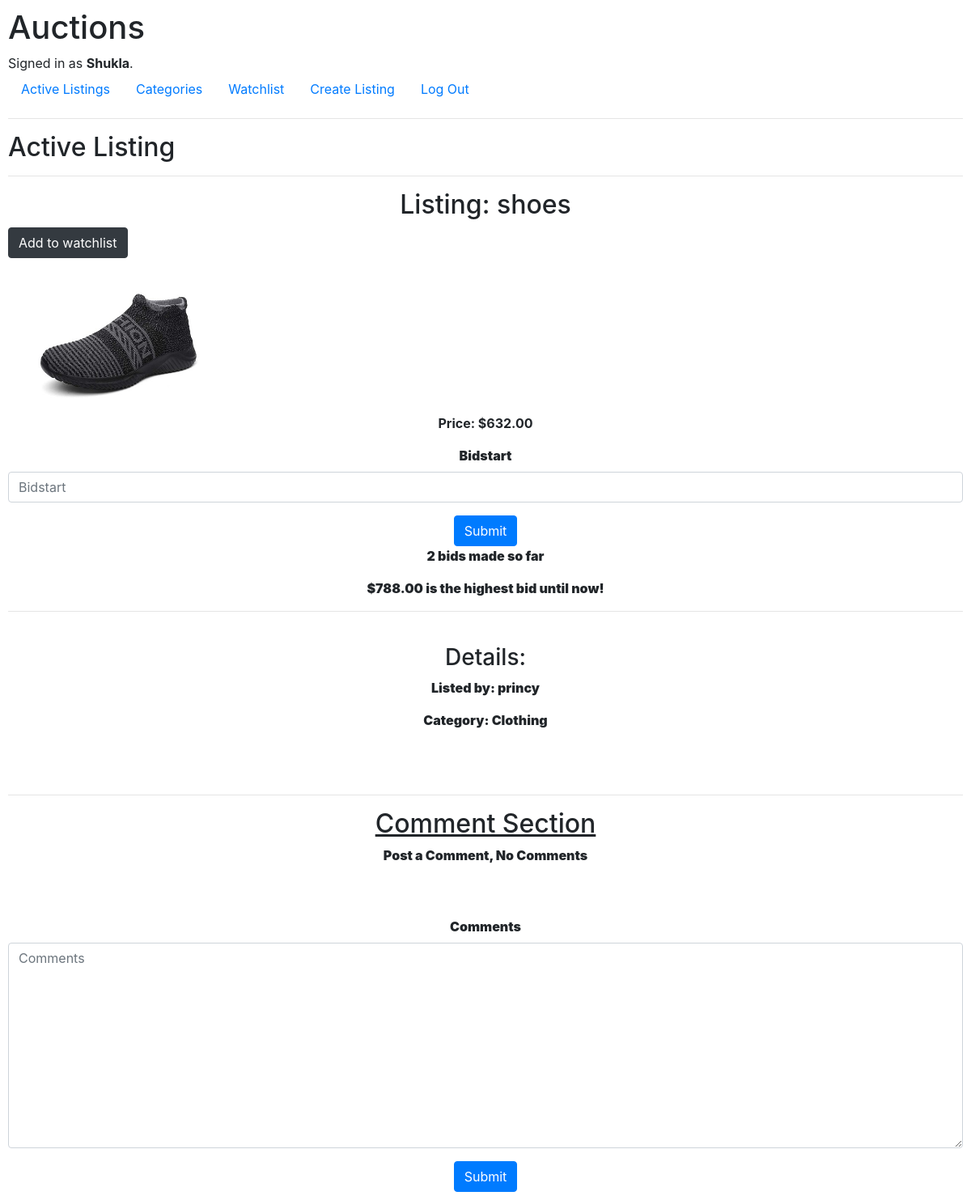
The page /listings/25/ (signed in) on the database its author committed.
### auctions/models.py (models this page shows, shortened)
class User(AbstractUser):
     pass

class Listings(models.Model):
    CategoryType = models.TextChoices('CategoryType', 'Electronics Clothing Education Digital')
    listing_owner=models.ForeignKey(settings.AUTH_USER_MODEL,
        on_delete=models.CASCADE, null=True)
    listing_title=models.CharField(max_length=100,unique=True)
    listing_image=models.ImageField(null=True,blank=True)
    listing_price=models.DecimalField(max_digits=5,decimal_places=2)
    listing_category=models.CharField(blank=True,choices=CategoryType.choices, max_length=200)
    created_at=models.DateTimeField(auto_now_add=True)
    def __str__(self):
        return self.listing_title
    @property
    def imageURL(self):
        try:
            url=self.listing_image.url
        except:
            url=''
        return url

class Bid(models.Model):
    bidder=models.ForeignKey(User,on_delete=models.CASCADE,null=True)
    bidding=models.ForeignKey(Listings,on_delete=models.CASCADE, null=True)
    bidstart=models.DecimalField(max_digits=5,decimal_places=2)

### auctions/views.py (the view, shortened to what this page needs)
# urls.py: path("listings/<int:item_id>/",views.listing,name="listing"),
@login_required
def listing(request,item_id):
    listing=Listings.objects.get(pk=item_id)
    watchlistform=WatchListForm()
    bids=Bid.objects.all()
    i=0
    for bid in bids:
       if str(bid.bidding)==listing.listing_title:
           i+=1
    if str(request.user)==str(listing.listing_owner):
        j=1
    else:
        j=0
    BidItems=Bid.objects.all()
    biditems=[]
    for bidone in BidItems:
            if  str(bidone.bidding)==listing.listing_title:
                bid_item=bidone
                biditems.append(bid_item)
    bidlen=len(biditems)-1
    if bidlen ==-1:
        HighestBidMade=0
        HighestBidder=None
        flag=False
    else:
        HighestBidMade=biditems[bidlen].bidstart
        HighestBidder=biditems[bidlen].bidder
        flag=True
    print(HighestBidder)
    print(listing.id)
    comments=Comments.objects.all()
    comment_all=[]
    for comment in comments:
        if str(comment.listing_comment)==listing.listing_title:
            comment_all.append(comment)
        else:
            pass
    len_of_comments=len(comment_all)
    if request.method=='POST' and 'bid' in request.POST:
        if flag:
            if float(request.POST['bidstart']) < biditems[bidlen].bidstart:
                  return render(request,"auctions/lessthanpreviousbids.html")
            else:
                pass
    if request.method !='POST':
        form= BidForm()
    if request.method !='POST':
        comment= CommentForm()
    if request.method !='POST':
       pass
    watchlistitem=WatchList.objects.all()
    listingsitem=[]
    for listingone in watchlistitem:
        if request.user==listingone.watchlist_owner:
            listing_item=listingone.watchlist_listing
            listingsitem.append(listing_item)
    key=0
    for userwatchlist in listingsitem:
        if listing.listing_title==userwatchlist.listing_title:
            key= 1
        else:
            pass
    BidItems=Bid.objects.all()
    biditems=[]
    for bidone in BidItems:
        if  str(bidone.bidding)==listing.listing_title:
            bid_item=bidone
            biditems.append(bid_item)
    context={'listing':listing,'no_of_bids':i,'j':j,"comments":comment_all,'len':len_of_comments,
    'form':form,'commentForm':comment,'watchlistform':watchlistform,
    'key':key,'highestbid':HighestBidMade,'flag':flag,'highestbidder':HighestBidder}
    return render(request,"auctions/listing.html",context)

### auctions/forms.py
class BidForm(forms.ModelForm):
    class Meta:
        model=Bid
        fields=['bidstart']

class CommentForm(forms.ModelForm):
    class Meta:
        model=Comments
        fields=['comments']

### auctions/templates/auctions/listing.html (shortened to what this page needs)
{% extends "auctions/layout.html" %}
{% load static %}
{% load bootstrap4 %}
{% block body %}
<h2>Active Listing</h2>
<hr>
<h2 style="text-align: center;">Listing: {{listing.listing_title}}</h2>
{% if key == 1 %}
    {% buttons %}
        <a href="{% url 'remove' listing.id %}"><button name="watchlistbutton" type="submit" class="btn btn-secondary">Remove</button></a>
    {% endbuttons %}
    <br>
    <br>
{% else %}
<form action="{% url 'listing' listing.id %}" method="post" class="form">
    {% buttons %}
        <button name="watchlistbutton" type="submit" class="btn btn-dark">Add to watchlist</button>
    {% endbuttons %}
    <br>
    <br>
</form>
{% endif %}
<img style="display: flex;" width=300px; height:300px; src="{{listing.imageURL}}" alt="My image">
<strong style="text-align: center;"><p>Price: ${{listing.listing_price}}</p><strong>
<form action="{% url 'listing' listing.id %}" method="post" class="form">
   {% for field in form %}
    {% bootstrap_field field %}
   {% endfor %}
    {% buttons %}
        <button  name="bid" type="submit" class="btn btn-primary">Submit</button>
    {% endbuttons %}
</form>
<p>{{no_of_bids}} bids made so far</p>
{% if flag == True %}
  <p>${{highestbid}} is the highest bid until now!</p>
{% endif %}
<hr>
<br>
<h3>Details:</h3>
<strong style="text-align: center;"><p>Listed by: {{listing.listing_owner}}</p><strong>
<strong style="text-align: center;"><p>Category: {{listing.listing_category}}</p><strong>
<br>
<br>
<hr>
<h2 style="text-decoration:underline;"> Comment Section</h2>
{%if len == 0 %}
  <p>Post a Comment, No Comments</p>
{%  endif %}
<br>
<br>
<form action="{% url 'listing' listing.id %}" method="post" class="form">
    {% bootstrap_form commentForm %}
    {% buttons %}
        <button name="comment" type="submit" class="btn btn-primary">Submit</button>
    {% endbuttons %}
</form>
{% endblock %}

### auctions/templates/auctions/layout.html (shortened to what this page needs)
{% load static %}
<!DOCTYPE html>
<html lang="en">
    <head>
        <link rel="stylesheet" href="https://stackpath.bootstrapcdn.com/bootstrap/4.4.1/css/bootstrap.min.css">
        <link href="{% static 'auctions/styles.css' %}" rel="stylesheet">
    </head>
    <body>
        <h1>Auctions</h1>
        <div>
            {% if user.is_authenticated %}
                Signed in as <strong>{{ user.username }}</strong>.
            {% else %}
                Not signed in.
            {% endif %}
        </div>
        <ul class="nav">
            <li class="nav-item">
                <a class="nav-link" href="{% url 'index' %}">Active Listings</a>
            </li>
            {% if user.is_authenticated %}
                <li class="nav-item">
                    <a class="nav-link" href="{% url 'categories'%}">Categories</a>
                </li>
                <li class="nav-item">
                    <a class="nav-link" href="{% url 'watchlist'%}">Watchlist</a>
                </li>
                <li class="nav-item">
                    <a class="nav-link" href="{% url 'create_listing'%}">Create Listing</a>
                </li>
                <li class="nav-item">
                    <a class="nav-link" href="{% url 'logout' %}">Log Out</a>
                </li>
            {% endif %}
        </ul>
        <hr>
        {% block body %}
        {% endblock %}
    </body>
</html>

### auctions/static/auctions/styles.css (style rules this page uses)
body { padding: 10px; }

### rows shown on the page
User: username "Shukla"
Listings: listing_title "shoes", imageURL (picture), listing_price "632.00", listing_owner "princy", listing_category "Clothing"
Bid: bidstart "788.00"

### other values the page prints
{{ no_of_bids }} "2"
